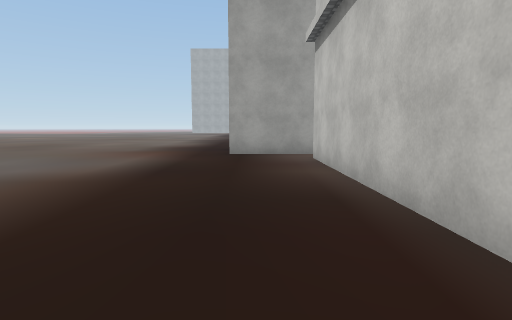
[1] (above)

23 first-person views from a walk through a 3-D level made in the Unity game engine. The camera is 1.4 m above the floor, tilts 6° down and sees 80° across. The floor is counted in squares, 2 m on a side. Each view is taken from the middle of a square. On the plan, view 1 faces up. The plan holds only what a view shows up to about 10 squares ahead; the rest is blank. The place goes on beyond the plan. The player character is not drawn. Some surface patterns are stand-ins.

[2]
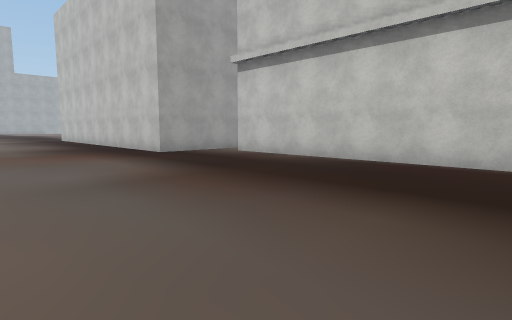

[3]
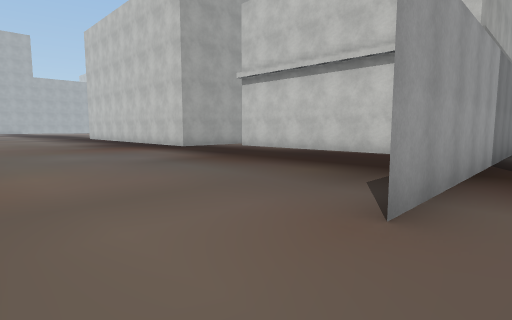

[4]
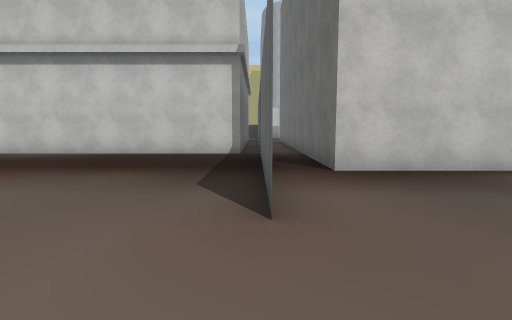

[5]
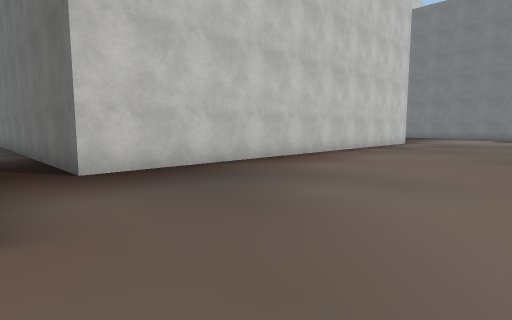

[6]
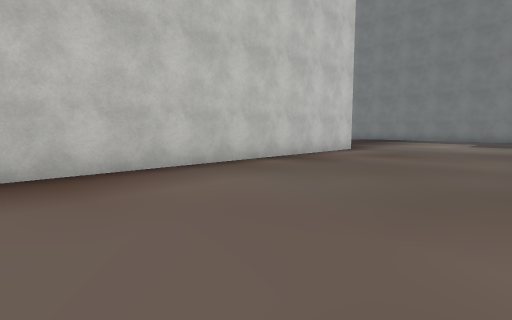

[7]
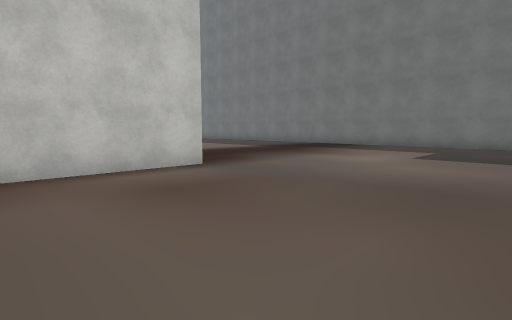

[8]
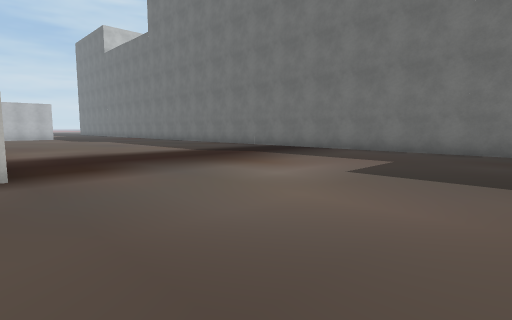

[9]
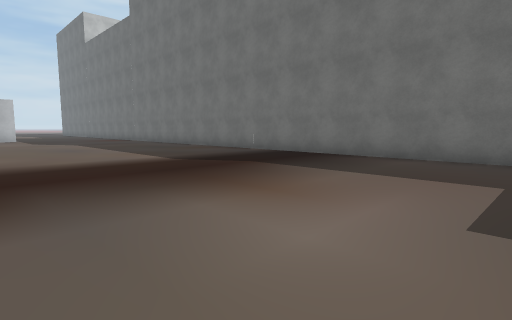

[10]
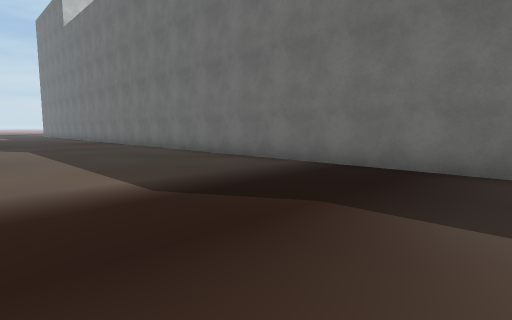

[11]
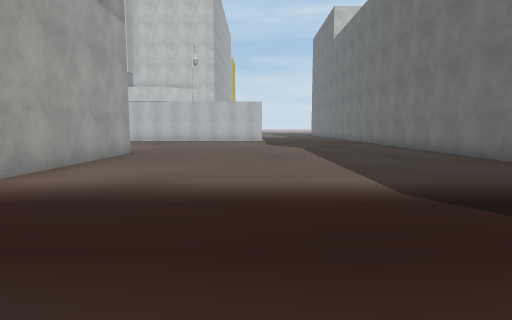

[12]
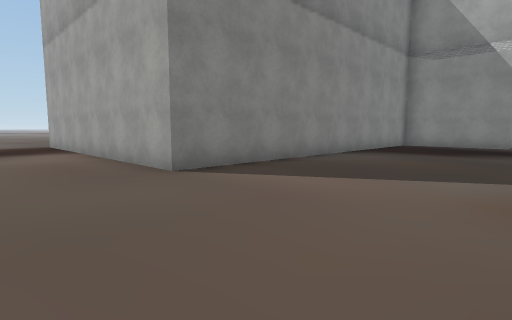

[13]
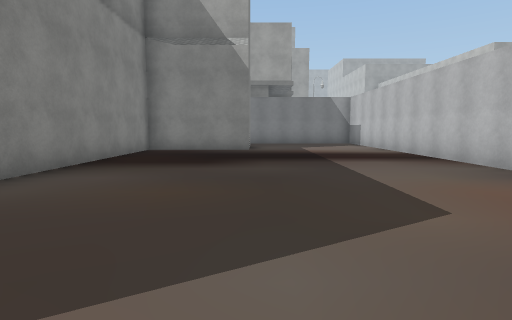

[14]
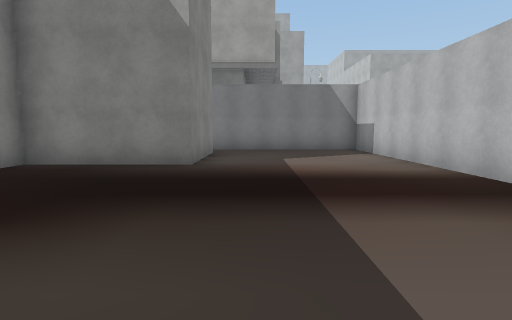

[15]
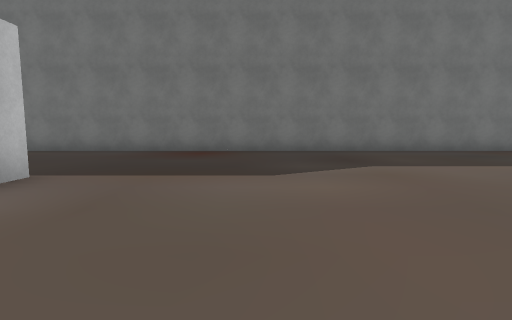

[16]
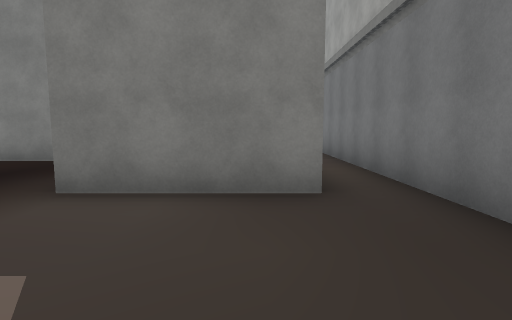

[17]
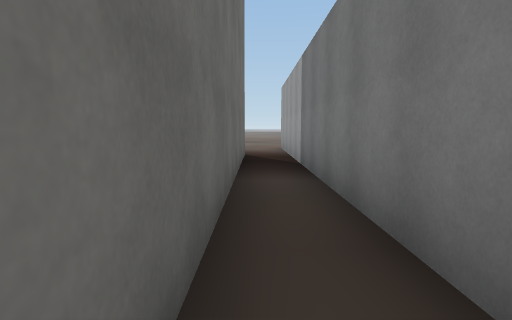

[18]
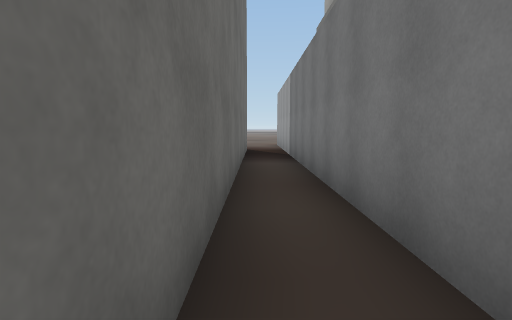

[19]
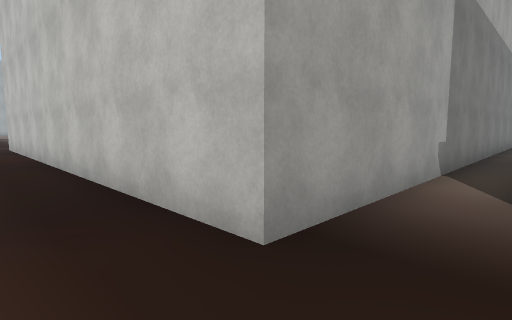

[20]
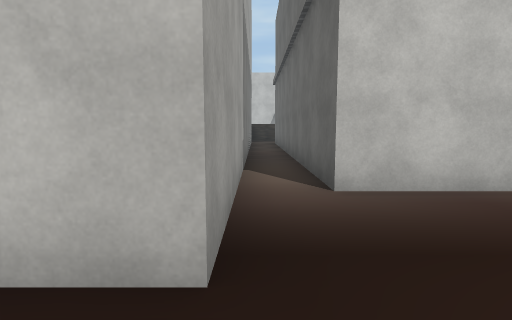

[21]
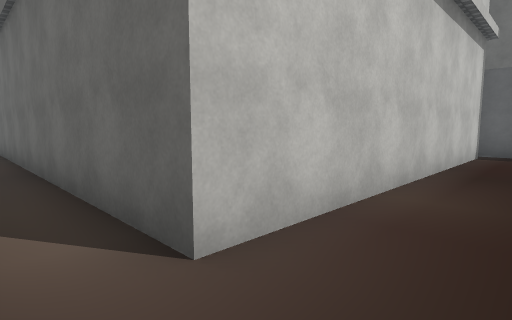

[22]
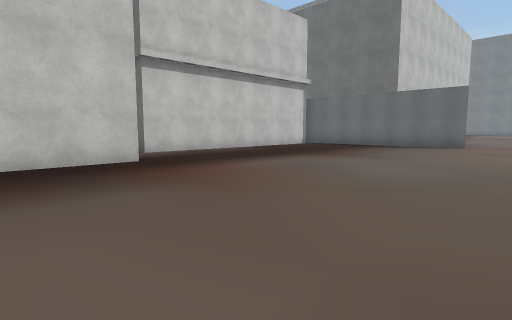

[23]
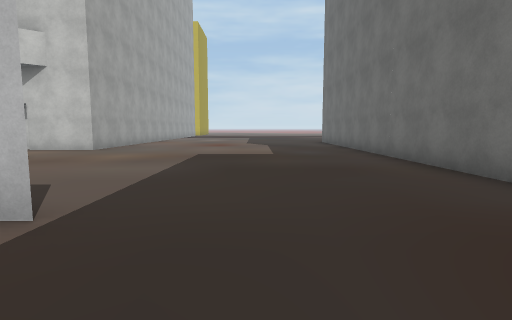

### Floor plan
Points are (right, up) in squares from view 1. A wall is a line through its corners. A room is listed if a view was taken in it or the views show most of it. See-through windows are left out.
Room 1 (views 1, 2, 4, 5, 19, 20, 21, 22)
walls: (1.3, -0.6) (1.3, 7.1) (10.1, 7.1); (-4.7, -1.1) (2, -1.1); (11, 8.2) (-0.7, 8.2) (-0.7, 11.5)
ways out: opening at (-6, -2) to room 2
Room 2 (views 3, 6, 7, 8, 9, 10, 11, 12, 13, 14, 15, 16, 17, 18, 23)
walls: (14.2, -10) (14.2, -1.1) (-4.7, -1.1); (14.2, -19.4) (14.2, -18.8); (9.8, -2.2) (9.8, -5.2) (6.5, -5.2) (6.5, -15.5) (-0.8, -15.5); (-2, -15.5) (-2, -2.3) (7.8, -2.3); (2.6, -0.6) (1.3, -0.6); (22.1, -15.8) (21.7, -15.8) (21.7, -13.8); (-6.2, -24.3) (22, -24.3)
ways out: opening at (-6, -2) to room 1

Positions as (right, up) in squares from view 1, and headings:
1: (0, 0), facing up
2: (-5, 0), facing up-right
3: (-7, -2), facing up-right
4: (-7, -1), facing right
5: (-7, -1), facing down-right
6: (-7, -6), facing down-right
7: (-7, -12), facing down-right
8: (-7, -15), facing down-right
9: (-5, -17), facing down-right
10: (-2, -19), facing down-right
11: (-2, -19), facing right
12: (11, -18), facing up-left
13: (10, -15), facing up
14: (11, -11), facing up
15: (11, -15), facing down
16: (13, -3), facing left
17: (6, -2), facing left
18: (8, -2), facing left
19: (-2, 7), facing up-right
20: (-2, 8), facing right
21: (0, 8), facing down-right
22: (-7, 11), facing down-right
23: (12, -21), facing right
